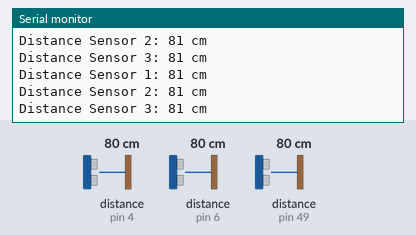
Bench run of a sketch on a simulated Arduino Mega 2560, built with avr-gcc and run on an emulated ATmega2560. Parts: the last lines printed to the serial monitor. The test bench sets the inputs (shaded band); at power-on: distance to the obstacle (sensors on pin 4, pin 6, pin 49) 80 cm. The echo pulse lasts 58.3 µs per cm.

Above: at 1.9 s.
2.0 s: distance to the obstacle (sensor on pin 4) set to 2 cm
At 2.7 s:
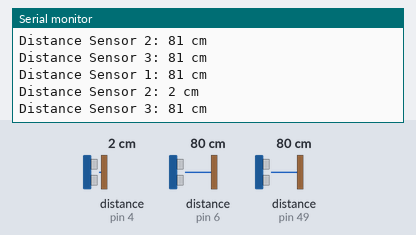
3.5 s: distance to the obstacle (sensor on pin 6) set to 2 cm
At 4.8 s:
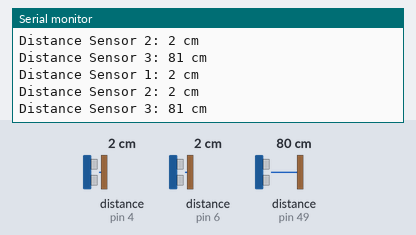
5.0 s: distance to the obstacle (sensor on pin 49) set to 2 cm
At 6.0 s:
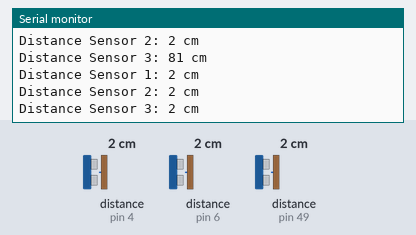
6.5 s: distance to the obstacle (sensor on pin 4) set to 120 cm
At 8.4 s:
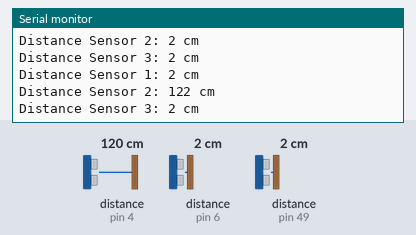
10.7 s: distance to the obstacle (sensor on pin 4) set to 4 cm
At 12.4 s:
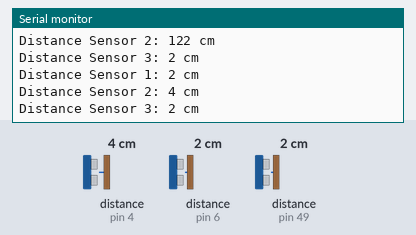
14.9 s: distance to the obstacle (sensor on pin 6) set to 4 cm
At 15.4 s:
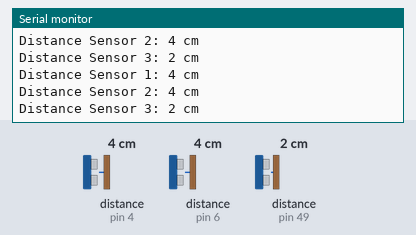
Timing chart, 0 to 17.4 s (numbered marks = the images above; inputs shaded):
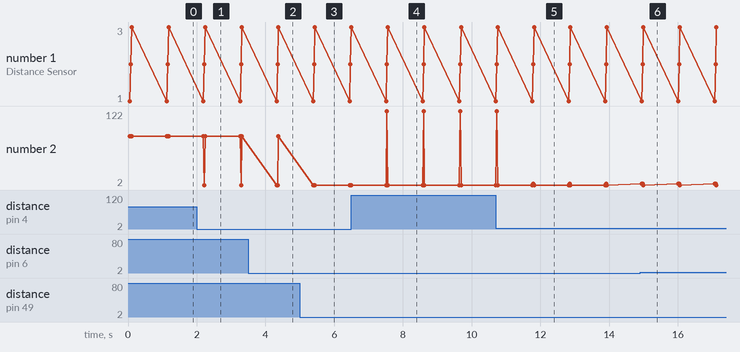

The sketch:

Sensor_ultra_com_3.ino
```cpp
#include <NewPing.h>

#define TRIGGER_PIN1  7
#define ECHO_PIN1     6
#define TRIGGER_PIN2  5
#define ECHO_PIN2   4
#define TRIGGER_PIN3  47 // azul
#define ECHO_PIN3     49 // roxo
#define MAX_DISTANCE 200

NewPing sonar1(TRIGGER_PIN1, ECHO_PIN1, MAX_DISTANCE);
NewPing sonar2(TRIGGER_PIN2, ECHO_PIN2, MAX_DISTANCE);
NewPing sonar3(TRIGGER_PIN3, ECHO_PIN3, MAX_DISTANCE);

void setup() {
  Serial.begin(9600);
}

void loop() {
  delay(50);

  // Sensor 1
  int distance1 = sonar1.ping_cm();
  Serial.print("Distance Sensor 1: ");
  Serial.print(distance1);
  Serial.println(" cm");

  // Sensor 2
  int distance2 = sonar2.ping_cm();
  Serial.print("Distance Sensor 2: ");
  Serial.print(distance2);
  Serial.println(" cm");

  // Sensor 3
  int distance3 = sonar3.ping_cm();
  Serial.print("Distance Sensor 3: ");
  Serial.print(distance3);
  Serial.println(" cm");

  delay(1000);
}
```

Measured:
- after the input at 2.0 s, the serial monitor: prints a new line after 0.22 s (image 1)
- after the input at 3.5 s, the serial monitor: prints a new line after 0.82 s (image 2)
- after the input at 5.0 s, the serial monitor: prints a new line after 0.44 s (image 3)
- after the input at 6.5 s, the serial monitor: prints a new line after 1.0 s (image 4)
- after the input at 10.7 s, the serial monitor: prints a new line after 1.1 s (image 5)
- after the input at 14.9 s, the serial monitor: prints a new line after 0.05 s (image 6)
